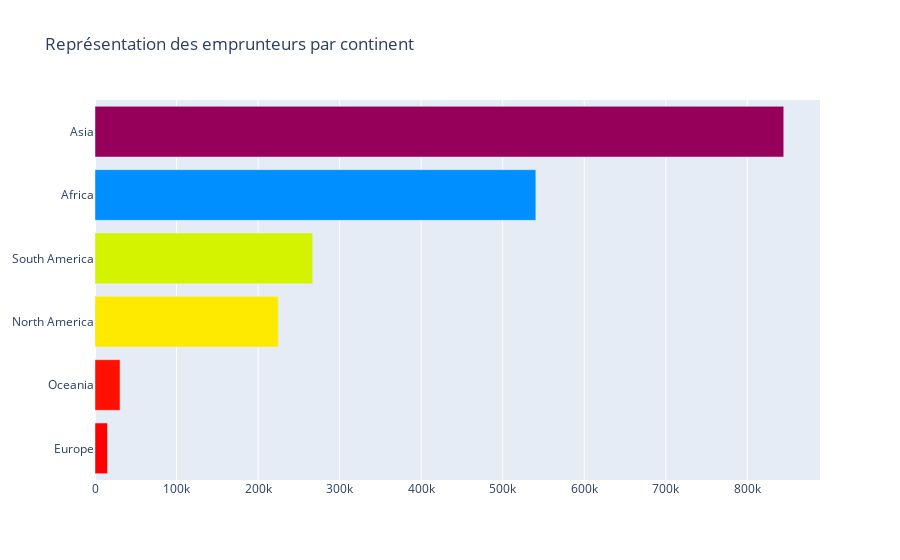

Here is the notebook cell this chart was saved with:
### Code cell
cnt_srs = loan_copy['CONTINENT'].value_counts().head(25)
trace = go.Bar(
    y=cnt_srs.index[::-1],
    x=cnt_srs.values[::-1],
    orientation = 'h',
    marker=dict(
        color=cnt_srs.values[::-1],
        colorscale = 'Rainbow',
        reversescale = True
    ),
)

layout = dict(
    title='Représentation des emprunteurs par continent',
    )
data = [trace]
fig = go.Figure(data=data, layout=layout)
py.iplot(fig, filename="continent_emprunteur")

### Figure 1 — Plotly figure (JSON) as saved in the notebook; plotly's stock layout.template omitted (floating-point values rounded to 4 significant figures)
{"data": [{"marker": {"color": [15352, 30724, 224795, 266963, 540658, 844711], "colorscale": [[0, "rgb(150,0,90)"], [0.125, "rgb(0,0,200)"], [0.25, "rgb(0,25,255)"], [0.375, "rgb(0,152,255)"], [0.5, "rgb(44,255,150)"], [0.625, "rgb(151,255,0)"], [0.75, "rgb(255,234,0)"], [0.875, "rgb(255,111,0)"], [1, "rgb(255,0,0)"]], "reversescale": true}, "orientation": "h", "type": "bar", "x": [15352, 30724, 224795, 266963, 540658, 844711], "y": ["Europe", "Oceania", "North America", "South America", "Africa", "Asia"]}], "layout": {"title": {"text": "Représentation des emprunteurs par continent"}}}
